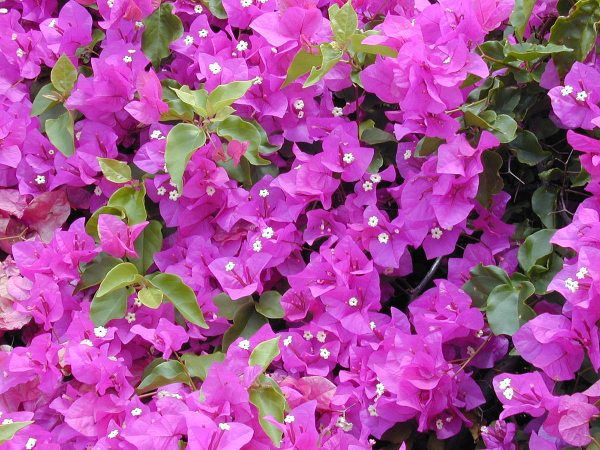
#> input picture Cap 2 - Visual Data/flowers/bougainvillea_00003.jpg, 1200 x 900 px (shown at 1/2 size); its folder holds only this picture in this run
$ jupyter execute --allow-errors texture_features.ipynb   (older library calls are emulated)
#> lines starting #> are read from the running program, lines starting #| are printed output that depends on the picture
[cell 1]
import os
import cv2
import ray
import numpy as np
import pandas as pd
import seaborn as sns
import matplotlib.pyplot as plt
import scipy.stats as ss

from matplotlib import image as img
from scipy.spatial. distance import cosine, euclidean
from scipy.signal import convolve2d
from skimage.feature import graycomatrix
from pyfeats.textural import glcm_features, lte_measures
from sklearn.preprocessing import MinMaxScaler
from random import shuffle

[cell 2]
PATH = "./flowers/"
flower_types = [ "bougainvillea", "daisies",  "garden_roses", "gardenias", "hibiscus", "hydrangeas", "lilies", "orchids", "peonies", "tulip" ]

[cell 3]
def get_filename(flower_type, idx = 0):
    flowers = list(filter(lambda filename: flower_type in filename, sorted(os.listdir(PATH)) ))
    return flowers[idx]

[cell 4]
def read_image(filename, width=256, height=256):
#> called with filename = 'bougainvillea_00003.jpg', width = 256, height = 256
    shape = (width, height)
    return cv2.resize(
        img.imread(PATH + filename),
        shape
    )
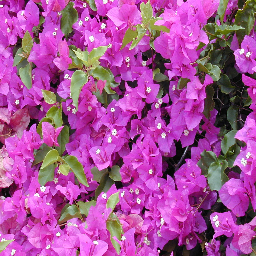
#> returned value: shape (256, 256, 3); mean of channels 0, 1, 2 167.2, 81.3, 152.6; drawn as R, G, B

[cell 5]
def get_image(type_idx=0, idx=0):
    return read_image(
        get_filename(flower_types[type_idx], idx)
    )

[cell 6]
files = os.listdir("flowers/")

# Gray-level Co-ocurrence Matrix

[cell 7]
def glcm(img, n_values, quantization=1):
#> called with n_values = 256, quantization = 1
    M = np.zeros(shape=(n_values, n_values))
#> M: shape (256, 256) float64; every value is 0

    w = int(img.shape[1]/quantization)
#> w = 256
    h = int(img.shape[0]/quantization)
#> h = 256

    img = cv2.resize(img, (w,h))
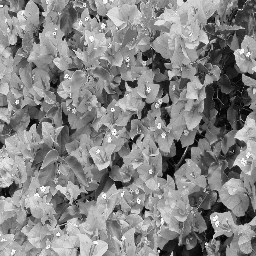
#> img: shape (256, 256); min 1, max 254, mean 133.4

    for i in range(img.shape[0]):
        for j in range(img.shape[0]-1):
            M[ img[i,j], img[i,j+1] ] += 1
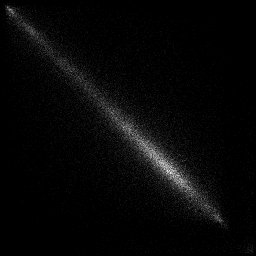
#> M: shape (256, 256) float64; min 0, max 36, mean 1; drawn with min black and max white
    return M/M.sum()
#> returned value: shape (256, 256) float64

[cell 8]
np.all(
    glcm(
        get_image().mean(axis=2).astype(np.uint8),
        256
    ) == \
    graycomatrix(
        get_image().mean(axis=2).astype(np.uint8),
        distances=[1],
        angles=[0],
        normed=True
    ).reshape(256, 256)
)

[cell 9]
ray.init()
#> (this line was passed over: ray is not available in this run)

[cell 10]
glcm_features(read_image(files[0]), ignore_zeros=True)[0].reshape(1,-1)
#> (this line was passed over: pyfeats is not available in this run)

[cell 11]
@ray.remote
def get_image_glcm(i, file):
    if (i%50==0): print(i)
    x = glcm_features(
        read_image(file)
    )[0]
    return x.reshape(1,-1)

def get_glcm_features(files):
    X = np.empty(shape=(0, 14))
#> X = empty array

    res = []
    for i, file in enumerate(files):
        res.append( get_image_glcm.remote(i, file, ) )
    xys = ray.get(res)

    print("Concluded processing the data.\nAppending...")

    for x_values in xys:
        X = np.concatenate((X, x_values), axis=0)

    return X

#> (a cell that did not finish here is left out)

[cell 13]
ray.shutdown()
#> (this line was passed over: ray is not available in this run)

#> (a cell that did not finish here is left out)

#> (a cell that did not finish here is left out)

#> (a cell that did not finish here is left out)

[cell 17]
k=0
print(files[k])
#> (the rest of this cell did not finish here and is left out)

[cell 18]
f,ax = plt.subplots(1,2, figsize=(8,8))
ax[0].imshow(read_image(files[k]))
#> (the rest of this cell did not finish here and is left out)

[cell 19]
print(files[k])
#> (the rest of this cell did not finish here and is left out)

[cell 20]
f,ax = plt.subplots(1,2, figsize=(8,8))
ax[0].imshow(read_image(files[k]))
#> (the rest of this cell did not finish here and is left out)

# Law's Texture Mask

[cell 21]
L = np.array([1,4,6,4,1])
#> L = [1, 4, 6, 4, 1]
E = np.array([-1, -2, 0, 2, 1])
S = np.array([-1,0,2,0,-1])
R = np.array([1, -4, 6, -4, 1])

[cell 22]
np.outer(L,L)
#> Out = [[1, 4, 6, 4, 1], [4, 16, 24, 16, 4], [6, 24, 36, 24, 6], [4, 16, 24, 16, 4], [1, 4, 6, 4, 1]]

[cell 23]
def law_mask(img):
    LE = np.outer(L,E)
#> LE = [[-1, -2, 0, 2, 1], [-4, -8, 0, 8, 4], [-6, -12, 0, 12, 6], [-4, -8, 0, 8, 4], [-1, -2, 0, 2, 1]]
    EL = np.outer(E,L)
#> EL = [[-1, -4, -6, -4, -1], [-2, -8, -12, -8, -2], [0, 0, 0, 0, 0], [2, 8, 12, 8, 2], [1, 4, 6, 4, 1]]

    LS = np.outer(L,S)
#> LS = [[-1, 0, 2, 0, -1], [-4, 0, 8, 0, -4], [-6, 0, 12, 0, -6], [-4, 0, 8, 0, -4], [-1, 0, 2, 0, -1]]
    SL = np.outer(S, L)
#> SL = [[-1, -4, -6, -4, -1], [0, 0, 0, 0, 0], [2, 8, 12, 8, 2], [0, 0, 0, 0, 0], [-1, -4, -6, -4, -1]]

    LR = np.outer(L,R)
#> LR = [[1, -4, 6, -4, 1], [4, -16, 24, -16, 4], [6, -24, 36, -24, 6], [4, -16, 24, -16, 4], [1, -4, 6, -4, 1]]
    RL = np.outer(R,L)
#> RL = [[1, 4, 6, 4, 1], [-4, -16, -24, -16, -4], [6, 24, 36, 24, 6], [-4, -16, -24, -16, -4], [1, 4, 6, 4, 1]]

    ES = np.outer(E,S)
    SE = np.outer(S,E)

    ER = np.outer(E,R)
    RE = np.outer(R,E)

    SR = np.outer(S,R)
    RS = np.outer(R,S)

    EE = np.outer(E,E)
    SS = np.outer(S,S)
    RR = np.outer(R,R)

    leel = (convolve2d(img, LE) + convolve2d(img, EL))/2
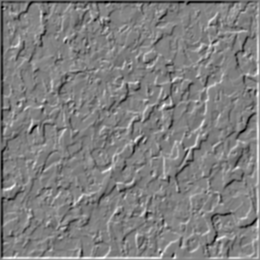
#> leel: shape (260, 260) float64; min -6525.3, max 6472.3, mean 0; drawn with min black and max white
    lssl = (convolve2d(img, LS) + convolve2d(img, SL))/2
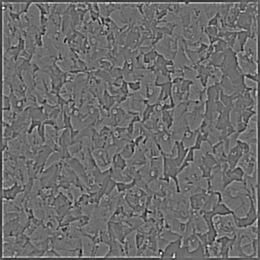
#> lssl: shape (260, 260) float64; min -3301.3, max 4375.3, mean 0; drawn with min black and max white
    lrrl = (convolve2d(img, LR) + convolve2d(img, RL))/2
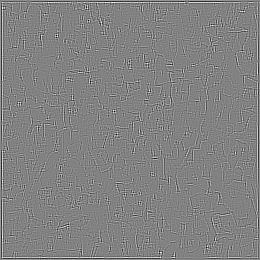
#> lrrl: shape (260, 260) float64; min -7463.3, max 7182, mean 0; drawn with min black and max white
    esse = (convolve2d(img, ES) + convolve2d(img, SE))/2
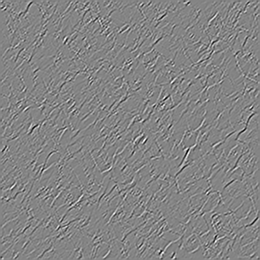
#> esse: shape (260, 260) float64; min -1018.7, max 940, mean 0; drawn with min black and max white
    erre = (convolve2d(img, ER) + convolve2d(img, RE))/2
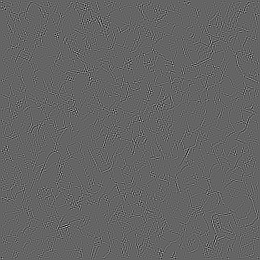
#> erre: shape (260, 260) float64; min -2153.3, max 3269.3, mean 0; drawn with min black and max white
    srrs = (convolve2d(img, SR) + convolve2d(img, RS))/2
    ee = convolve2d(img, EE)
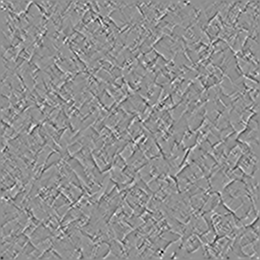
#> ee: shape (260, 260) float64; min -2727.3, max 2077.3, mean 0; drawn with min black and max white
    ss = convolve2d(img, SS)
    rr = convolve2d(img, RR)
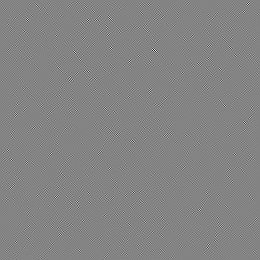
#> rr: shape (260, 260) float64; min -9546.3, max 8902, mean 0; drawn with min black and max white

    new_shape = leel.shape + (1,)
#> new_shape = (260, 260, 1)
    return np.concatenate((
        leel.reshape(new_shape),
        lssl.reshape(new_shape),
        lrrl.reshape(new_shape),
        esse.reshape(new_shape),
        erre.reshape(new_shape),
        srrs.reshape(new_shape),
        ee.reshape(new_shape),
        ss.reshape(new_shape),
        rr.reshape(new_shape)
    ), axis=2)

$ run again, on Cap 2 - Visual Data/flowers/bougainvillea_00026.jpg
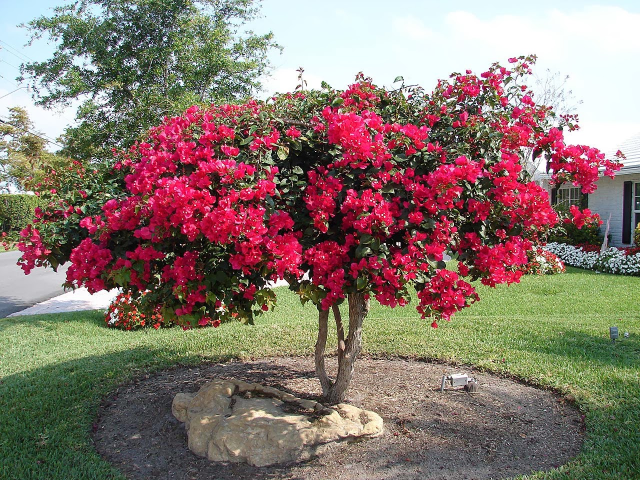
#> input picture Cap 2 - Visual Data/flowers/bougainvillea_00026.jpg, 1280 x 960 px (shown at 1/2 size)
#> in glcm, `img = cv2.resize(img, (w,h))`:
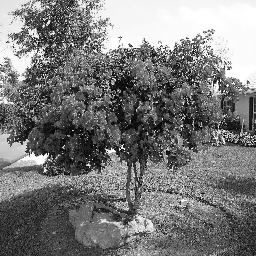
#> img: shape (256, 256); min 0, max 255, mean 121.8
#> X = empty array
#> L = [1, 4, 6, 4, 1]
#> Out = [[1, 4, 6, 4, 1], [4, 16, 24, 16, 4], [6, 24, 36, 24, 6], [4, 16, 24, 16, 4], [1, 4, 6, 4, 1]]
#> LE = [[-1, -2, 0, 2, 1], [-4, -8, 0, 8, 4], [-6, -12, 0, 12, 6], [-4, -8, 0, 8, 4], [-1, -2, 0, 2, 1]]
#> EL = [[-1, -4, -6, -4, -1], [-2, -8, -12, -8, -2], [0, 0, 0, 0, 0], [2, 8, 12, 8, 2], [1, 4, 6, 4, 1]]
#> LS = [[-1, 0, 2, 0, -1], [-4, 0, 8, 0, -4], [-6, 0, 12, 0, -6], [-4, 0, 8, 0, -4], [-1, 0, 2, 0, -1]]
#> SL = [[-1, -4, -6, -4, -1], [0, 0, 0, 0, 0], [2, 8, 12, 8, 2], [0, 0, 0, 0, 0], [-1, -4, -6, -4, -1]]
#> LR = [[1, -4, 6, -4, 1], [4, -16, 24, -16, 4], [6, -24, 36, -24, 6], [4, -16, 24, -16, 4], [1, -4, 6, -4, 1]]
#> RL = [[1, 4, 6, 4, 1], [-4, -16, -24, -16, -4], [6, 24, 36, 24, 6], [-4, -16, -24, -16, -4], [1, 4, 6, 4, 1]]
#> in law_mask, `rr = convolve2d(img, RR)`:
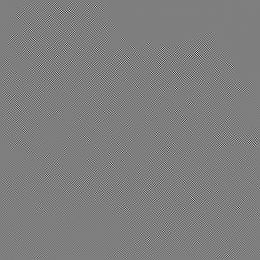
#> rr: shape (260, 260) float64; min -16072.3, max 16237, mean 0; drawn with min black and max white

$ run again, on Cap 2 - Visual Data/flowers/bougainvillea_00052.jpg
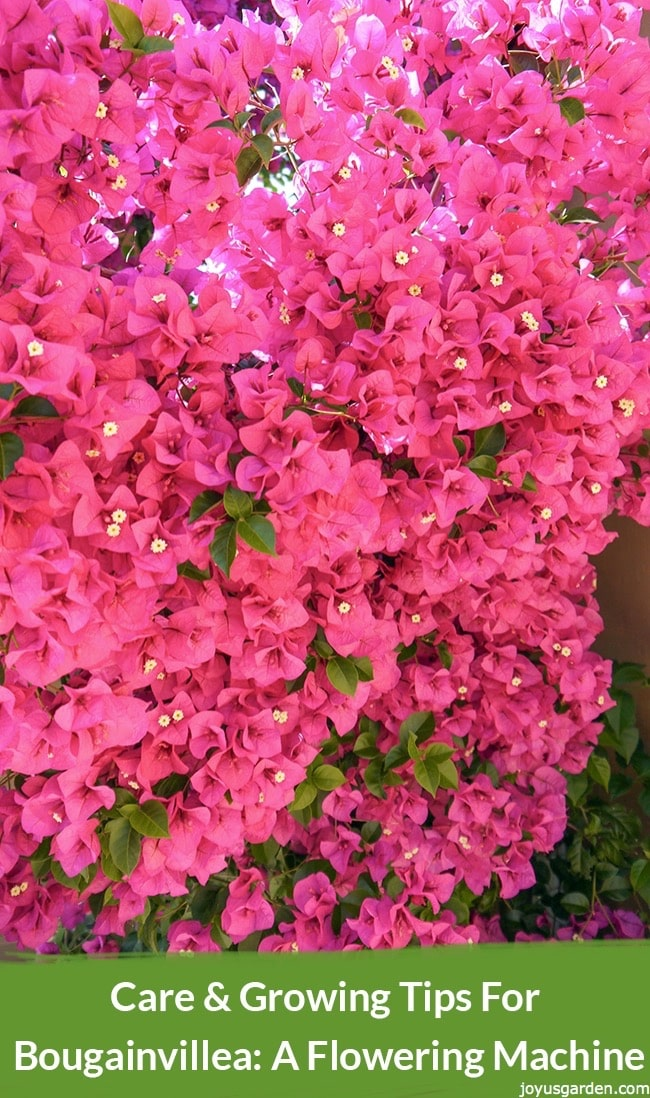
#> input picture Cap 2 - Visual Data/flowers/bougainvillea_00052.jpg, 650 x 1098 px
#> X = empty array
#> L = [1, 4, 6, 4, 1]
#> Out = [[1, 4, 6, 4, 1], [4, 16, 24, 16, 4], [6, 24, 36, 24, 6], [4, 16, 24, 16, 4], [1, 4, 6, 4, 1]]
#> LE = [[-1, -2, 0, 2, 1], [-4, -8, 0, 8, 4], [-6, -12, 0, 12, 6], [-4, -8, 0, 8, 4], [-1, -2, 0, 2, 1]]
#> EL = [[-1, -4, -6, -4, -1], [-2, -8, -12, -8, -2], [0, 0, 0, 0, 0], [2, 8, 12, 8, 2], [1, 4, 6, 4, 1]]
#> LS = [[-1, 0, 2, 0, -1], [-4, 0, 8, 0, -4], [-6, 0, 12, 0, -6], [-4, 0, 8, 0, -4], [-1, 0, 2, 0, -1]]
#> SL = [[-1, -4, -6, -4, -1], [0, 0, 0, 0, 0], [2, 8, 12, 8, 2], [0, 0, 0, 0, 0], [-1, -4, -6, -4, -1]]
#> LR = [[1, -4, 6, -4, 1], [4, -16, 24, -16, 4], [6, -24, 36, -24, 6], [4, -16, 24, -16, 4], [1, -4, 6, -4, 1]]
#> RL = [[1, 4, 6, 4, 1], [-4, -16, -24, -16, -4], [6, 24, 36, 24, 6], [-4, -16, -24, -16, -4], [1, 4, 6, 4, 1]]
#> in law_mask, `rr = convolve2d(img, RR)`:
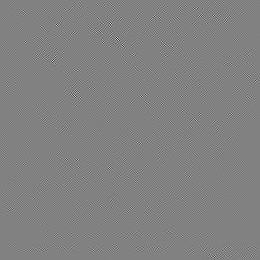
#> rr: shape (260, 260) float64; min -11878.7, max 11598, mean 0; drawn with min black and max white
